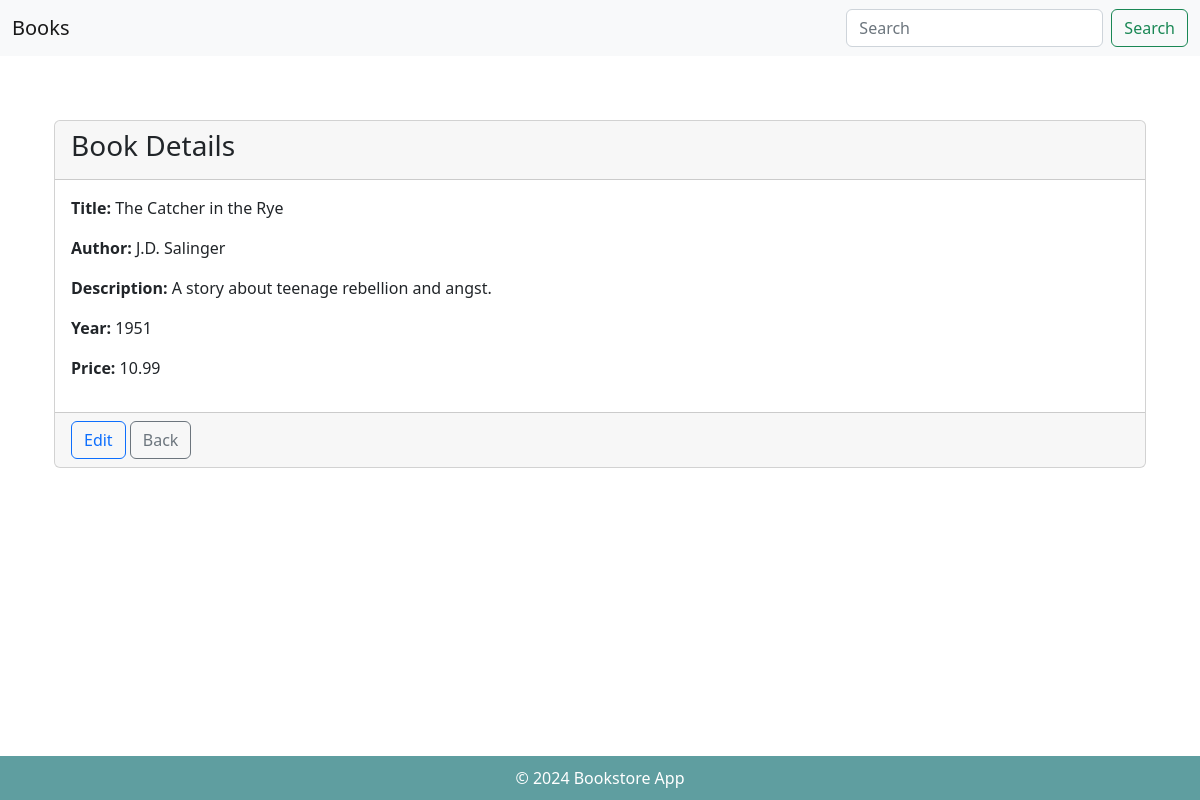
The page /books/detail/2 on the database its author committed.
### books/models.py (models this page shows, shortened)
class Book(models.Model):
    title = models.CharField(max_length=200)
    author = models.CharField(max_length=100)
    description = models.TextField()
    year = models.IntegerField()
    price = models.DecimalField(max_digits=10, decimal_places=2)

### books/views.py (the view)
# urls.py: path("detail/<int:id>", views.detail, name='detail'),
def detail(request, id):
    try:
        book = Book.objects.get(id=id)
        return render(request, "detail.html", {"book": book})
    except Book.DoesNotExist:
        return HttpResponse("Book not found", status=404)

### books/templates/detail.html (shortened to what this page needs)
{% extends "list.html" %}
{% block content %}
<div class="container mt-5">
    <div class="card">
        <div class="card-header">
            <h3>Book Details</h3>
        </div>
        <div class="card-body">
            <p><strong>Title:</strong> {{ book.title }}</p>
            <p><strong>Author:</strong> {{ book.author }}</p>
            <p><strong>Description:</strong> {{ book.description }}</p>
            <p><strong>Year:</strong> {{ book.year }}</p>
            <p><strong>Price:</strong> {{ book.price }}</p>
        </div>
        <div class="card-footer text-right">
            <a href="{% url 'edit' book.id%}" class="btn btn-outline-primary">Edit</a>
            <a href="{% url 'list' %}" class="btn btn-outline-secondary">Back</a>
        </div>
    </div>
</div>
{% endblock %}

### books/static/style.css (style rules this page uses)
body { display: flex; flex-direction: column; min-height: 100vh; }

### rows shown on the page
Book: title "The Catcher in the Rye", author "J.D. Salinger", description "A story about teenage rebellion and angst.", year "1951", price "10.99"
